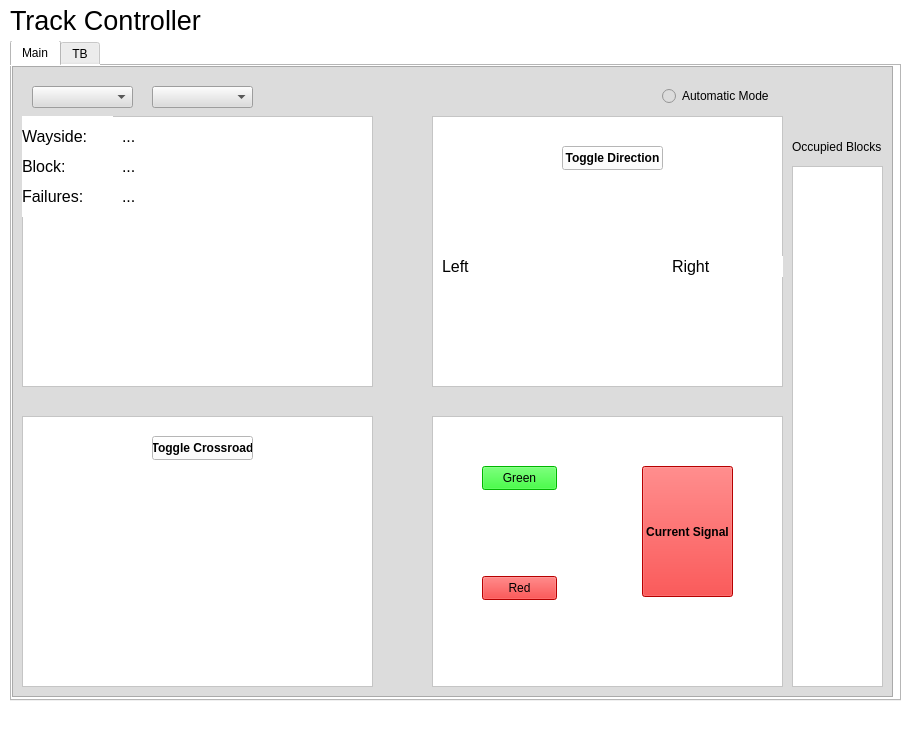
<?xml version="1.0" encoding="UTF-8"?>
<ui version="4.0">
 <class>MainWindow</class>
 <widget class="QMainWindow" name="MainWindow">
  <property name="geometry">
   <rect>
    <x>0</x>
    <y>0</y>
    <width>912</width>
    <height>729</height>
   </rect>
  </property>
  <property name="windowTitle">
   <string>MainWindow</string>
  </property>
  <property name="styleSheet">
   <string notr="true">background-color: rgb(255, 255, 255);</string>
  </property>
  <widget class="QWidget" name="centralwidget">
   <widget class="QLabel" name="name">
    <property name="geometry">
     <rect>
      <x>10</x>
      <y>0</y>
      <width>201</width>
      <height>41</height>
     </rect>
    </property>
    <property name="font">
     <font>
      <pointsize>20</pointsize>
     </font>
    </property>
    <property name="lineWidth">
     <number>1</number>
    </property>
    <property name="midLineWidth">
     <number>0</number>
    </property>
    <property name="text">
     <string>Track Controller</string>
    </property>
   </widget>
   <widget class="QTabWidget" name="tab">
    <property name="geometry">
     <rect>
      <x>10</x>
      <y>40</y>
      <width>891</width>
      <height>661</height>
     </rect>
    </property>
    <property name="currentIndex">
     <number>0</number>
    </property>
    <widget class="QWidget" name="main">
     <attribute name="title">
      <string>Main</string>
     </attribute>
     <widget class="QFrame" name="frame">
      <property name="geometry">
       <rect>
        <x>0</x>
        <y>0</y>
        <width>881</width>
        <height>631</height>
       </rect>
      </property>
      <property name="styleSheet">
       <string notr="true">background-color: rgb(220, 220, 220);</string>
      </property>
      <property name="frameShape">
       <enum>QFrame::StyledPanel</enum>
      </property>
      <property name="frameShadow">
       <enum>QFrame::Raised</enum>
      </property>
      <widget class="QFrame" name="signalFrame">
       <property name="geometry">
        <rect>
         <x>420</x>
         <y>350</y>
         <width>351</width>
         <height>271</height>
        </rect>
       </property>
       <property name="styleSheet">
        <string notr="true">background-color: rgb(255, 255, 255);</string>
       </property>
       <property name="frameShape">
        <enum>QFrame::StyledPanel</enum>
       </property>
       <property name="frameShadow">
        <enum>QFrame::Raised</enum>
       </property>
       <widget class="QPushButton" name="greenButton">
        <property name="geometry">
         <rect>
          <x>50</x>
          <y>50</y>
          <width>75</width>
          <height>24</height>
         </rect>
        </property>
        <property name="styleSheet">
         <string notr="true">background-color: rgb(0, 255, 0);</string>
        </property>
        <property name="text">
         <string>Green</string>
        </property>
       </widget>
       <widget class="QPushButton" name="redButton">
        <property name="geometry">
         <rect>
          <x>50</x>
          <y>160</y>
          <width>75</width>
          <height>24</height>
         </rect>
        </property>
        <property name="styleSheet">
         <string notr="true">background-color: rgb(255, 0, 0);</string>
        </property>
        <property name="text">
         <string>Red</string>
        </property>
       </widget>
       <widget class="QPushButton" name="signalState">
        <property name="geometry">
         <rect>
          <x>210</x>
          <y>50</y>
          <width>91</width>
          <height>131</height>
         </rect>
        </property>
        <property name="font">
         <font>
          <bold>true</bold>
         </font>
        </property>
        <property name="styleSheet">
         <string notr="true">background-color: rgb(255, 0, 0);</string>
        </property>
        <property name="text">
         <string>Current Signal</string>
        </property>
        <property name="autoDefault">
         <bool>false</bool>
        </property>
       </widget>
      </widget>
      <widget class="QFrame" name="switchFrame">
       <property name="geometry">
        <rect>
         <x>420</x>
         <y>50</y>
         <width>351</width>
         <height>271</height>
        </rect>
       </property>
       <property name="styleSheet">
        <string notr="true">background-color: rgb(255, 255, 255);</string>
       </property>
       <property name="frameShape">
        <enum>QFrame::StyledPanel</enum>
       </property>
       <property name="frameShadow">
        <enum>QFrame::Raised</enum>
       </property>
       <widget class="QLabel" name="switchDirection">
        <property name="geometry">
         <rect>
          <x>120</x>
          <y>90</y>
          <width>131</width>
          <height>131</height>
         </rect>
        </property>
        <property name="text">
         <string>&lt;html&gt;&lt;head/&gt;&lt;body&gt;&lt;p&gt;&lt;img src=&quot;:/left/left.jpg&quot;/&gt;&lt;/p&gt;&lt;/body&gt;&lt;/html&gt;</string>
        </property>
       </widget>
       <widget class="QPushButton" name="toggleDirection">
        <property name="geometry">
         <rect>
          <x>130</x>
          <y>30</y>
          <width>101</width>
          <height>24</height>
         </rect>
        </property>
        <property name="font">
         <font>
          <bold>true</bold>
         </font>
        </property>
        <property name="text">
         <string>Toggle Direction</string>
        </property>
       </widget>
       <widget class="QLabel" name="leftBlock">
        <property name="geometry">
         <rect>
          <x>10</x>
          <y>140</y>
          <width>91</width>
          <height>21</height>
         </rect>
        </property>
        <property name="font">
         <font>
          <pointsize>12</pointsize>
         </font>
        </property>
        <property name="styleSheet">
         <string notr="true">border-color: rgb(0, 0, 0);</string>
        </property>
        <property name="lineWidth">
         <number>1</number>
        </property>
        <property name="midLineWidth">
         <number>0</number>
        </property>
        <property name="text">
         <string>Left</string>
        </property>
       </widget>
       <widget class="QLabel" name="rightBlock">
        <property name="geometry">
         <rect>
          <x>240</x>
          <y>140</y>
          <width>111</width>
          <height>21</height>
         </rect>
        </property>
        <property name="font">
         <font>
          <pointsize>12</pointsize>
         </font>
        </property>
        <property name="styleSheet">
         <string notr="true">border-color: rgb(0, 0, 0);</string>
        </property>
        <property name="lineWidth">
         <number>1</number>
        </property>
        <property name="midLineWidth">
         <number>0</number>
        </property>
        <property name="text">
         <string>Right</string>
        </property>
       </widget>
      </widget>
      <widget class="QRadioButton" name="modeButton">
       <property name="geometry">
        <rect>
         <x>650</x>
         <y>20</y>
         <width>121</width>
         <height>20</height>
        </rect>
       </property>
       <property name="text">
        <string>Automatic Mode</string>
       </property>
      </widget>
      <widget class="QFrame" name="dataFrame">
       <property name="geometry">
        <rect>
         <x>10</x>
         <y>50</y>
         <width>351</width>
         <height>271</height>
        </rect>
       </property>
       <property name="styleSheet">
        <string notr="true">background-color: rgb(255, 255, 255);</string>
       </property>
       <property name="frameShape">
        <enum>QFrame::StyledPanel</enum>
       </property>
       <property name="frameShadow">
        <enum>QFrame::Raised</enum>
       </property>
       <widget class="QLabel" name="waysideData">
        <property name="geometry">
         <rect>
          <x>100</x>
          <y>10</y>
          <width>131</width>
          <height>21</height>
         </rect>
        </property>
        <property name="font">
         <font>
          <pointsize>12</pointsize>
         </font>
        </property>
        <property name="styleSheet">
         <string notr="true">border-color: rgb(0, 0, 0);</string>
        </property>
        <property name="lineWidth">
         <number>1</number>
        </property>
        <property name="midLineWidth">
         <number>0</number>
        </property>
        <property name="text">
         <string>...</string>
        </property>
       </widget>
       <widget class="QLabel" name="waysideLabel">
        <property name="geometry">
         <rect>
          <x>0</x>
          <y>0</y>
          <width>91</width>
          <height>41</height>
         </rect>
        </property>
        <property name="font">
         <font>
          <pointsize>12</pointsize>
         </font>
        </property>
        <property name="lineWidth">
         <number>1</number>
        </property>
        <property name="midLineWidth">
         <number>0</number>
        </property>
        <property name="text">
         <string>Wayside:</string>
        </property>
       </widget>
       <widget class="QLabel" name="blockData">
        <property name="geometry">
         <rect>
          <x>100</x>
          <y>40</y>
          <width>131</width>
          <height>21</height>
         </rect>
        </property>
        <property name="font">
         <font>
          <pointsize>12</pointsize>
         </font>
        </property>
        <property name="styleSheet">
         <string notr="true">border-color: rgb(0, 0, 0);</string>
        </property>
        <property name="lineWidth">
         <number>1</number>
        </property>
        <property name="midLineWidth">
         <number>0</number>
        </property>
        <property name="text">
         <string>...</string>
        </property>
       </widget>
       <widget class="QLabel" name="blockLabel">
        <property name="geometry">
         <rect>
          <x>0</x>
          <y>30</y>
          <width>91</width>
          <height>41</height>
         </rect>
        </property>
        <property name="font">
         <font>
          <pointsize>12</pointsize>
         </font>
        </property>
        <property name="lineWidth">
         <number>1</number>
        </property>
        <property name="midLineWidth">
         <number>0</number>
        </property>
        <property name="text">
         <string>Block:</string>
        </property>
       </widget>
       <widget class="QLabel" name="failureLabel">
        <property name="geometry">
         <rect>
          <x>0</x>
          <y>60</y>
          <width>91</width>
          <height>41</height>
         </rect>
        </property>
        <property name="font">
         <font>
          <pointsize>12</pointsize>
         </font>
        </property>
        <property name="lineWidth">
         <number>1</number>
        </property>
        <property name="midLineWidth">
         <number>0</number>
        </property>
        <property name="text">
         <string>Failures:</string>
        </property>
       </widget>
       <widget class="QLabel" name="failureData">
        <property name="geometry">
         <rect>
          <x>100</x>
          <y>70</y>
          <width>131</width>
          <height>21</height>
         </rect>
        </property>
        <property name="font">
         <font>
          <pointsize>12</pointsize>
         </font>
        </property>
        <property name="styleSheet">
         <string notr="true">border-color: rgb(0, 0, 0);</string>
        </property>
        <property name="lineWidth">
         <number>1</number>
        </property>
        <property name="midLineWidth">
         <number>0</number>
        </property>
        <property name="text">
         <string>...</string>
        </property>
       </widget>
      </widget>
      <widget class="QComboBox" name="wayside">
       <property name="geometry">
        <rect>
         <x>20</x>
         <y>20</y>
         <width>101</width>
         <height>22</height>
        </rect>
       </property>
      </widget>
      <widget class="QFrame" name="crossroadFrame">
       <property name="geometry">
        <rect>
         <x>10</x>
         <y>350</y>
         <width>351</width>
         <height>271</height>
        </rect>
       </property>
       <property name="styleSheet">
        <string notr="true">background-color: rgb(255, 255, 255);</string>
       </property>
       <property name="frameShape">
        <enum>QFrame::StyledPanel</enum>
       </property>
       <property name="frameShadow">
        <enum>QFrame::Raised</enum>
       </property>
       <widget class="QLabel" name="crossroadStatus">
        <property name="geometry">
         <rect>
          <x>90</x>
          <y>70</y>
          <width>161</width>
          <height>161</height>
         </rect>
        </property>
        <property name="text">
         <string>&lt;html&gt;&lt;head/&gt;&lt;body&gt;&lt;p&gt;&lt;img src=&quot;:/crossc/crossc.jpg&quot;/&gt;&lt;/p&gt;&lt;/body&gt;&lt;/html&gt;</string>
        </property>
       </widget>
       <widget class="QPushButton" name="toggleCrossroad">
        <property name="geometry">
         <rect>
          <x>130</x>
          <y>20</y>
          <width>101</width>
          <height>24</height>
         </rect>
        </property>
        <property name="font">
         <font>
          <bold>true</bold>
         </font>
        </property>
        <property name="text">
         <string>Toggle Crossroad</string>
        </property>
       </widget>
      </widget>
      <widget class="QComboBox" name="block">
       <property name="geometry">
        <rect>
         <x>140</x>
         <y>20</y>
         <width>101</width>
         <height>22</height>
        </rect>
       </property>
      </widget>
      <widget class="QListWidget" name="occupationData">
       <property name="enabled">
        <bool>false</bool>
       </property>
       <property name="geometry">
        <rect>
         <x>780</x>
         <y>100</y>
         <width>91</width>
         <height>521</height>
        </rect>
       </property>
       <property name="styleSheet">
        <string notr="true">background-color: rgb(255, 255, 255);</string>
       </property>
      </widget>
      <widget class="QLabel" name="occupationLabel">
       <property name="geometry">
        <rect>
         <x>780</x>
         <y>70</y>
         <width>91</width>
         <height>21</height>
        </rect>
       </property>
       <property name="font">
        <font>
         <pointsize>9</pointsize>
        </font>
       </property>
       <property name="lineWidth">
        <number>1</number>
       </property>
       <property name="midLineWidth">
        <number>0</number>
       </property>
       <property name="text">
        <string>Occupied Blocks</string>
       </property>
      </widget>
     </widget>
    </widget>
    <widget class="QWidget" name="TB">
     <attribute name="title">
      <string>TB</string>
     </attribute>
     <widget class="QFrame" name="frameTB">
      <property name="geometry">
       <rect>
        <x>0</x>
        <y>0</y>
        <width>781</width>
        <height>631</height>
       </rect>
      </property>
      <property name="styleSheet">
       <string notr="true">background-color: rgb(220, 220, 220);</string>
      </property>
      <property name="frameShape">
       <enum>QFrame::StyledPanel</enum>
      </property>
      <property name="frameShadow">
       <enum>QFrame::Raised</enum>
      </property>
      <widget class="QComboBox" name="waysideTB">
       <property name="geometry">
        <rect>
         <x>20</x>
         <y>20</y>
         <width>101</width>
         <height>22</height>
        </rect>
       </property>
      </widget>
      <widget class="QComboBox" name="blockTB">
       <property name="geometry">
        <rect>
         <x>140</x>
         <y>20</y>
         <width>101</width>
         <height>22</height>
        </rect>
       </property>
      </widget>
      <widget class="QCheckBox" name="occupationTB">
       <property name="geometry">
        <rect>
         <x>30</x>
         <y>60</y>
         <width>91</width>
         <height>20</height>
        </rect>
       </property>
       <property name="text">
        <string>Occupation</string>
       </property>
      </widget>
      <widget class="QLabel" name="authorityLabelTB">
       <property name="geometry">
        <rect>
         <x>30</x>
         <y>80</y>
         <width>61</width>
         <height>21</height>
        </rect>
       </property>
       <property name="font">
        <font>
         <pointsize>9</pointsize>
        </font>
       </property>
       <property name="lineWidth">
        <number>1</number>
       </property>
       <property name="midLineWidth">
        <number>0</number>
       </property>
       <property name="text">
        <string>Authority:</string>
       </property>
      </widget>
      <widget class="QLineEdit" name="authorityDataTB">
       <property name="geometry">
        <rect>
         <x>90</x>
         <y>80</y>
         <width>113</width>
         <height>22</height>
        </rect>
       </property>
      </widget>
     </widget>
    </widget>
   </widget>
   <zorder>tab</zorder>
   <zorder>name</zorder>
  </widget>
  <widget class="QMenuBar" name="menubar">
   <property name="geometry">
    <rect>
     <x>0</x>
     <y>0</y>
     <width>912</width>
     <height>22</height>
    </rect>
   </property>
  </widget>
 </widget>
 <resources>
  <include location="../Images/left.qrc"/>
  <include location="../Images/crosso.qrc"/>
  <include location="../Images/crosso.qrc"/>
  <include location="../Images/crossc.qrc"/>
 </resources>
 <connections/>
</ui>
